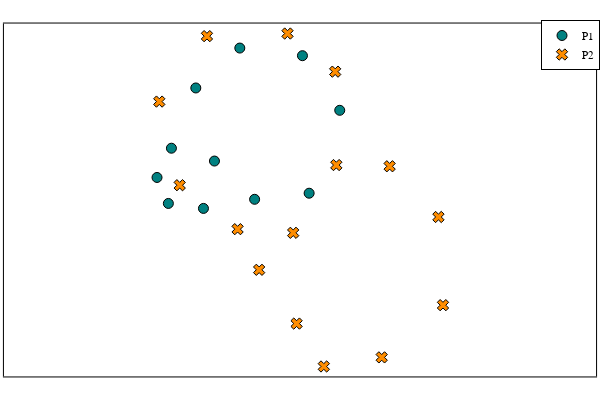

Write notebook code for a chart like this one.
### Code cell
# plot
plot_P_Q(P1, P2; 
        P_label = "P1", 
        Q_label = "P2",
        aspect_ratio = :equal, )

### Figure 1 — Plotly figure (JSON) as saved in the notebook; plotly's stock layout.template omitted (floating-point values rounded to 4 significant figures)
{"data": [{"colorbar": {"title": ""}, "legendgroup": "P1", "marker": {"color": "rgba(0, 129, 129, 1.000)", "line": {"color": "rgba(0, 0, 0, 1.000)", "width": 1}, "size": 10, "symbol": "circle"}, "mode": "markers", "name": "P1", "showlegend": true, "type": "scatter", "x": [0.08452, 0.2172, 0.2588, 0.3186, 0.4565, 0.7972, 0.8337, 1.0, 0.537, 0.0679, 0.006173], "xaxis": "x1", "y": [0.2634, 0.6276, -0.1005, 0.1859, 0.8687, 0.8226, -0.008575, 0.4925, -0.04538, -0.07045, 0.08656], "yaxis": "y1", "zmax": null, "zmin": null}, {"colorbar": {"title": ""}, "legendgroup": "P2", "marker": {"color": "rgba(255, 141, 0, 1.000)", "line": {"color": "rgba(0, 0, 0, 1.000)", "width": 1}, "size": 10, "symbol": "x"}, "mode": "markers", "name": "P2", "showlegend": true, "type": "scatter", "x": [0.01852, 0.1296, 0.4444, 0.7469, 0.2778, 0.716, 0.9753, 0.9815, 0.5617, 0.7654, 1.228, 1.562, 1.537, 1.272, 0.9136], "xaxis": "x1", "y": [0.5452, 0.03972, -0.2259, -0.2479, 0.9408, 0.9566, 0.7261, 0.1616, -0.4715, -0.7965, -1.001, -0.6853, -0.1522, 0.1542, -1.056], "yaxis": "y1", "zmax": null, "zmin": null}], "layout": {"annotations": [], "height": 400, "legend": {"bgcolor": "rgba(255, 255, 255, 1.000)", "bordercolor": "rgba(0, 0, 0, 1.000)", "borderwidth": 1, "font": {"color": "rgba(0, 0, 0, 1.000)", "family": "sans-serif", "size": 11}, "tracegroupgap": 0, "traceorder": "normal", "x": 1, "xanchor": "auto", "y": 1, "yanchor": "auto"}, "margin": {"b": 20, "l": 0, "r": 0, "t": 20}, "paper_bgcolor": "rgba(255, 255, 255, 1.000)", "plot_bgcolor": "rgba(255, 255, 255, 1.000)", "showlegend": true, "width": 600, "xaxis": {"anchor": "y1", "domain": [0.006562, 0.9934], "gridcolor": "rgba(0, 0, 0, 0.100)", "gridwidth": 0.5, "linecolor": "rgba(0, 0, 0, 1.000)", "mirror": true, "range": [-0.8266, 2.394], "showgrid": true, "showline": true, "showticklabels": true, "tickangle": 0, "tickcolor": "rgb(0, 0, 0)", "tickfont": {"color": "rgba(0, 0, 0, 1.000)", "family": "sans-serif", "size": 11}, "tickmode": "array", "ticks": "inside", "ticktext": [], "tickvals": [], "title": "", "titlefont": {"color": "rgba(0, 0, 0, 1.000)", "family": "sans-serif", "size": 15}, "type": "-", "visible": true, "zeroline": false, "zerolinecolor": "rgba(0, 0, 0, 1.000)"}, "yaxis": {"anchor": "x1", "domain": [0.009843, 0.9902], "gridcolor": "rgba(0, 0, 0, 0.100)", "gridwidth": 0.5, "linecolor": "rgba(0, 0, 0, 1.000)", "mirror": true, "range": [-1.116, 1.017], "showgrid": true, "showline": true, "showticklabels": true, "tickangle": 0, "tickcolor": "rgb(0, 0, 0)", "tickfont": {"color": "rgba(0, 0, 0, 1.000)", "family": "sans-serif", "size": 11}, "tickmode": "array", "ticks": "inside", "ticktext": [], "tickvals": [], "title": "", "titlefont": {"color": "rgba(0, 0, 0, 1.000)", "family": "sans-serif", "size": 15}, "type": "-", "visible": true, "zeroline": false, "zerolinecolor": "rgba(0, 0, 0, 1.000)"}}}
